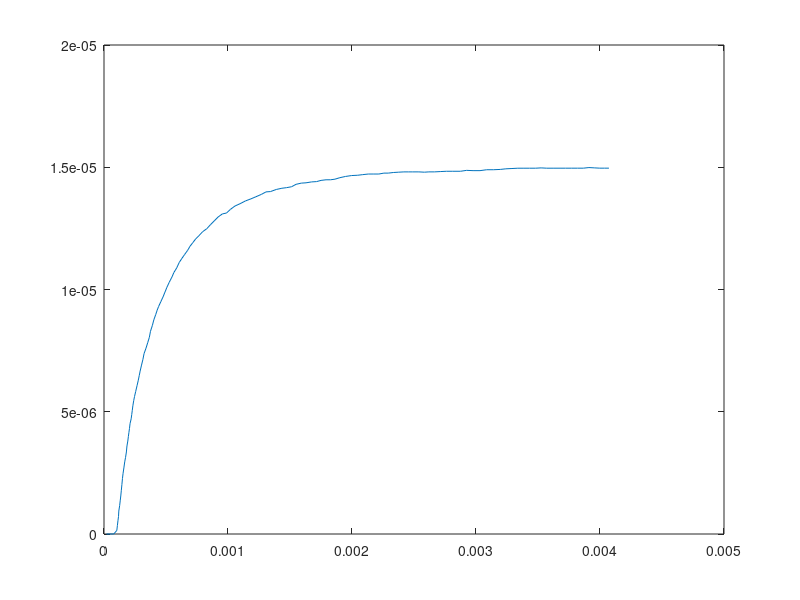

Write the MATLAB code that produced this figure.
%% experimental responce of the system from Bortoluzzi et al. 2011c (Fig.8)
%sampled data
A=[0.000020466626554093456, 6.910665367794336e-11;
0.00004735740763435025, 1.520346380968964e-10;
0.00007872998556131651, 2.4878395325008285e-10;
0.0001034240964765742, 1.4835125345648238e-7;
0.00010796486433442456, 3.4573367769946626e-7;
0.00011250563219227481, 5.431161019424468e-7;
0.00011703902867373265, 7.15827450821402e-7;
0.00011934626948462092, 9.378740397630491e-7;
0.00012613530714221865, 0.000001159934450035427;
0.00013067607500006912, 0.000001357316874278411;
0.00013521684285791938, 0.0000015546992985213914;
0.00013976866778035864, 0.0000017890883358104234;
0.00014432049270279813, 0.0000020234773730994486;
0.00014887600331343355, 0.0000022702019480704966;
0.00015341677117128413, 0.0000024675843723134805;
0.00016020949451707803, 0.0000027019803202678745;
0.0001670059035510684, 0.000002948711805904288;
0.00017378388414407723, 0.000003133765603130621;
0.00018057292180167486, 0.0000033558260134030025;
0.0001851284324123105, 0.000003602550588374047;
0.0001919100986935156, 0.0000037999399232824;
0.0001964471808631697, 0.000003984986809843364;
0.0002009805773446273, 0.000004157698158722316;
0.00020551028813788888, 0.000004318073969919254;
0.00021005105599573924, 0.0000045154563941622375;
0.00021907362070029918, 0.000004712852639735956;
0.0002236070171817568, 0.0000048855639886149074;
0.00022814041366321462, 0.000005058275337493859;
0.00023267749583286861, 0.000005243322224054827;
0.0002394628478022702, 0.000005453047096645194;
0.00024623714270708265, 0.0000056257653561895114;
0.0002552597074116425, 0.000005823161601763231;
0.0002665379132923422, 0.000006069906908730379;
0.00027556047799690204, 0.0000062673031543041;
0.0002845904140778545, 0.000006489370475241849;
0.0002913647089826672, 0.000006662088734786168;
0.0003026429148633669, 0.0000069088340417533155;
0.0003139174350558705, 0.000007143243811038449;
0.0003229510568250191, 0.000007377646669658213;
0.0003387036881760357, 0.000007599734722592068;
0.0003522154211036977, 0.000007821815864860554;
0.00036572715403135954, 0.00000804389700712904;
0.00037476446148870465, 0.000008290635403430821;
0.00039052446421611385, 0.000008537394531728704;
0.00040179529872042127, 0.000008759468763331823;
0.0004175479300714378, 0.000008981556816265676;
0.00042880402182295986, 0.000009154288897140731;
0.00044005274219808914, 0.00000930234990265176;
0.0004580389005960677, 0.000009499773790886947;
0.00047602505899404645, 0.000009697197679122141;
0.0004917703189686707, 0.000009894614656691964;
0.0005075155789432947, 0.000010092031634261786;
0.0005255017373412735, 0.000010289455522496976;
0.0005479770639623542, 0.000010511564307426934;
0.000563718638248782, 0.000010696645747314743;
0.000586182907805274, 0.000010881747919198655;
0.000606417336003, 0.000011103849793463245;
0.0006288779198712957, 0.00001127661642766514;
0.0006490902339398439, 0.000011424705075837637;
0.0006737917162314943, 0.000011597478620704903;
0.0006940114016764353, 0.000011770238344241433;
0.0007164646141683382, 0.000011918333903079299;
0.0007389178266602412, 0.000012066429461917162;
0.0007636045661991063, 0.000012189860856056366;
0.0007950287437608208, 0.000012362655132919733;
0.0008286790769931051, 0.000012486114169720409;
0.0008578586704432683, 0.000012646565998236395;
0.0008892791623167866, 0.00001280702473741775;
0.0009206996541903048, 0.000012967483476599101;
0.0009543499874225888, 0.000013090942513399776;
0.000987974520837499, 0.000013128052786426343;
0.0010193913270228208, 0.000013276175987925682;
0.0010552862443666557, 0.000013411977473073742;
0.0010978927999159664, 0.000013510793077171857;
0.0011405030411534727, 0.000013621944218951989;
0.0011853468094379414, 0.00001370843119603346;
0.0012257087808757007, 0.000013794904351784192;
0.001270556234848366, 0.000013893726866547676;
0.0013064400951276118, 0.000013992521738649688;
0.001342298155589484, 0.000014004967846977594;
0.0013893828222973072, 0.000014091461734724431;
0.0014342155335171874, 0.000014140942098759856;
0.0014723181780906106, 0.000014165730655435142;
0.0015126654067755848, 0.000014202861660457814;
0.0015485492670548307, 0.000014301656532559828;
0.001591141079851356, 0.000014351129985929882;
0.0016292400387365826, 0.000014363583004923154;
0.0016740690642682658, 0.000014400727831276562;
0.0017144089215768475, 0.000014413187760935203;
0.0017502780391033083, 0.000014462640482309153;
0.001790621582100086, 0.000014487435949649808;
0.0018264759568737618, 0.0000144875465202957;
0.0018623377030238304, 0.000014512328166305618;
0.0019026923030851972, 0.00001457413024669232;
0.001947525014305077, 0.000014623610610727743;
0.0019968358366834696, 0.000014660769258411887;
0.00204613928768547, 0.000014673256830732001;
0.002086482830682248, 0.000014698052298072657;
0.002131308170525735, 0.00001472286158674405;
0.00217612613899283, 0.000014722999800051411;
0.002216462310613215, 0.000014723124192028036;
0.0022568095392981892, 0.000014760255197050707;
0.002292663914071865, 0.000014760365767696598;
0.002333007457068643, 0.000014785161235037252;
0.002373347314377224, 0.000014797621164695893;
0.002418168968532515, 0.00001481009491568527;
0.002454023343306191, 0.00001481020548633116;
0.0024898777180798665, 0.000014810316056977048;
0.0025391774833936706, 0.000014810468091615147;
0.002583991766172569, 0.000014798270767240493;
0.002619849826634441, 0.000014810716875568397;
0.0026646677951015357, 0.000014810855088875758;
0.0027117303476801814, 0.000014823335750530503;
0.0027610337986821815, 0.000014835823322850616;
0.00281257446241934, 0.000014835982268154082;
0.002875319618273273, 0.000014836175766784388;
0.0029246304406516663, 0.000014873334414468533;
0.0029761674187006284, 0.000014861157822089983;
0.0030321898792844965, 0.000014861330588724185;
0.003085982498509597, 0.000014898503057739066;
0.0031397640606701097, 0.000014898668913707899;
0.0031957902069421743, 0.000014911177218024116;
0.0032406155467856637, 0.000014935986506695507;
0.0032899189977876647, 0.00001494847407901562;
0.00333698155036631, 0.000014960954740670366;
0.0033862813156801136, 0.000014961106775308465;
0.003431099284147209, 0.000014961244988615824;
0.003480399049461013, 0.000014961397023253923;
0.003525220703616304, 0.0000149738707742433;
0.003570034986395204, 0.000014961673449868646;
0.0036282983454024257, 0.000014961853127168215;
0.0036775981107162294, 0.000014962005161806314;
0.003722416079183324, 0.000014962143375113675;
0.0037717158444971286, 0.000014962295409751772;
0.0038187747113875743, 0.000014962440533724503;
0.0038658335782780252, 0.000014962585657697231;
0.003910658918121513, 0.000014987394946368624;
0.003953232302477057, 0.000014975190711328602;
0.003998046585255957, 0.000014962993386953947;
0.004036141858452986, 0.000014963110868265205;
0.0040719962332266615, 0.000014963221438911094];
x_experimental = A(:,2);     %displacement (output) in [m]
time_experimental = A(:,1);             %time in [m]
clear A
 plot(time_experimental,x_experimental)
% xlabel('time [ms]')
% ylabel('displacement [micrometers]')